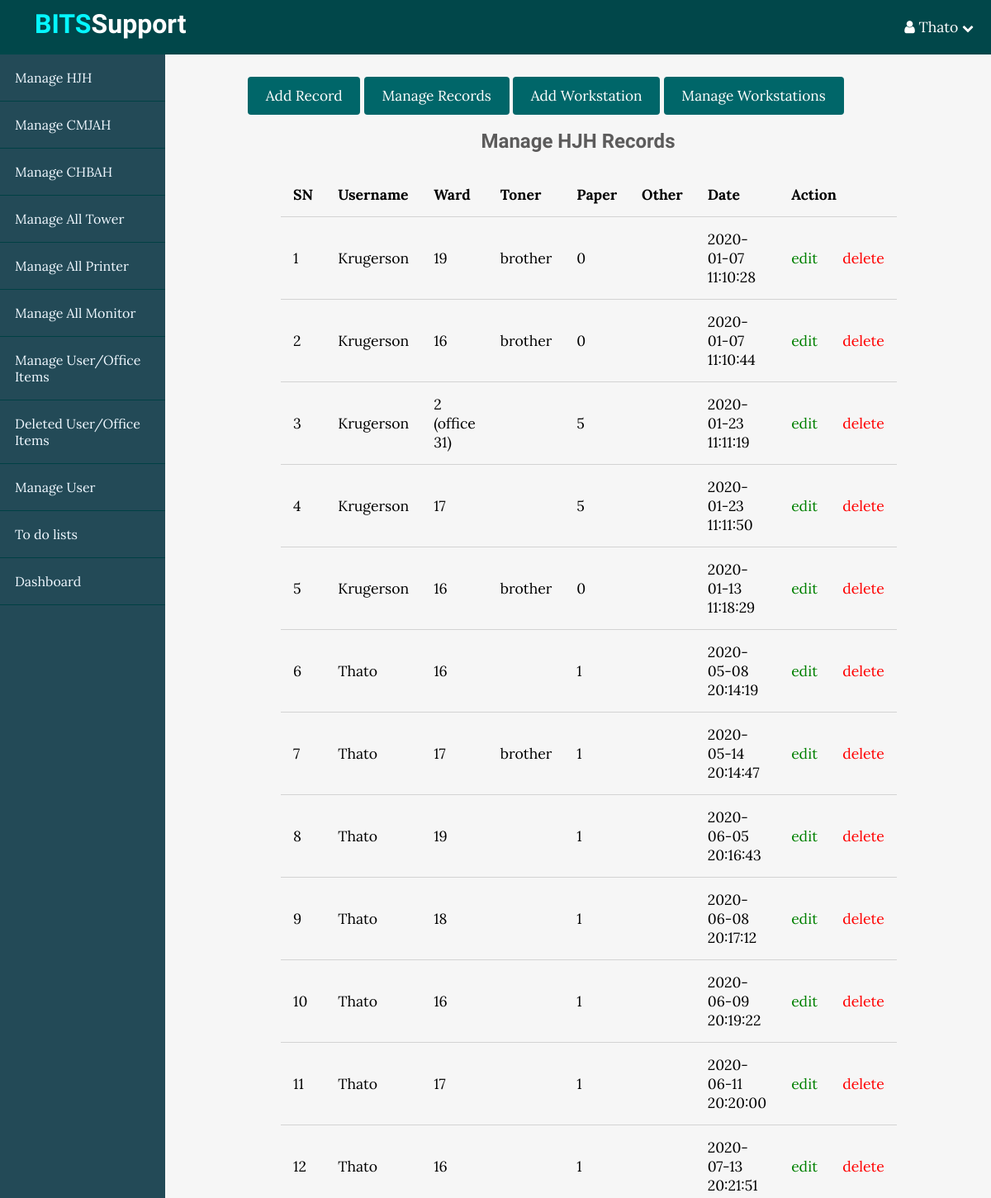
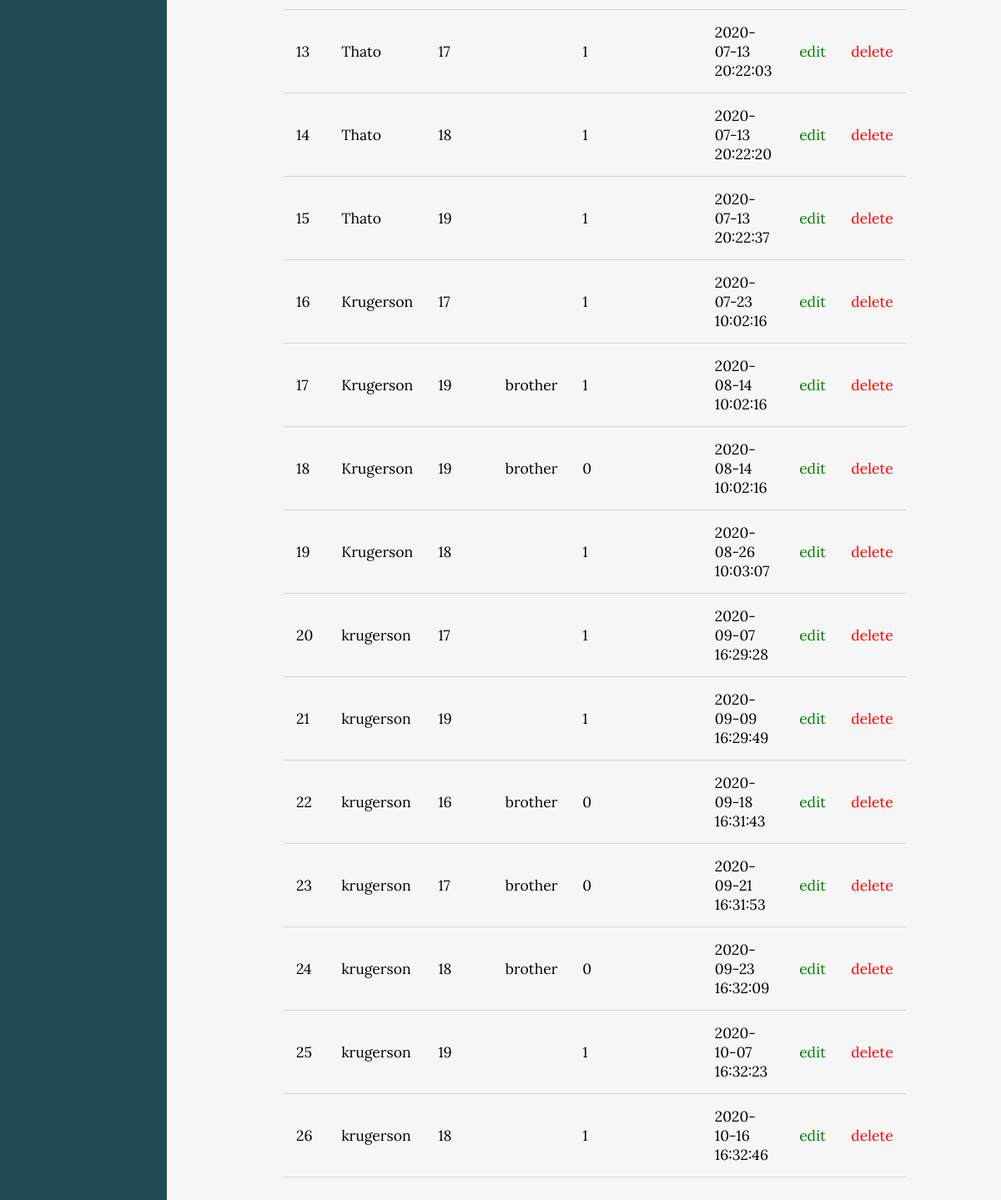
The app's page /BITS/postsIndex.php (signed in) with its own data (2 pictures, top to bottom).
### tables this page shows
CREATE TABLE `hjh` (
  `id` int(11) NOT NULL,
  `username` varchar(255) NOT NULL,
  `ward` varchar(20) NOT NULL,
  `replaced_toner` tinyint(4) NOT NULL,
  `type_of_toner` varchar(11) NOT NULL,
  `issued_paper` tinyint(4) NOT NULL,
  `quality_of_paper` int(11) NOT NULL,
  `other_issue` tinyint(4) NOT NULL,
  `specify_issue` varchar(255) NOT NULL,
  `comments` varchar(255) NOT NULL,
  `created_at` timestamp NOT NULL DEFAULT current_timestamp()
);

### BITS/app/database/db.php (called while the page is built, shortened)
<?php
require("connect.php");
function selectAll($table, $conditions = []){
    global $conn;
    $sql = "SELECT * FROM $table";
    if (empty($conditions)){
        $stmt = $conn->prepare($sql);
        $stmt->execute();
        $records = $stmt->get_result()->fetch_all(MYSQLI_ASSOC);
        return $records;
    }
}

### BITS/app/controllers/support.php (called while the page is built, shortened)
<?php
include(ROOT_PATH . "/app/database/db.php");
$hjh_data = selectAll('hjh');

### BITS/postsIndex.php (the view, shortened to what this page needs)
<?php
include(ROOT_PATH . "/app/controllers/support.php");
?>
<!DOCTYPE html>
<html lang="en">
<head>
    <link rel="stylesheet" href="https://maxcdn.bootstrapcdn.com/font-awesome/4.5.0/css/font-awesome.min.css">
    <link rel="stylesheet" href="assets/css/style.css">
    <link rel="stylesheet" href="assets/css/admin.css">
</head>
<body>
<?php include(ROOT_PATH . "/app/includes/adminHeader.php");?>
<div class="admin-wrapper">
    <?php include(ROOT_PATH . "/app/includes/adminSidebar.php");?>
    <div class="admin-content">
        <div class="button-group">
            <a href="postsCreate.php" class="btn btn-big">Add Record</a>
            <a href="postsIndex.php" class="btn btn-big">Manage Records</a>
            <a href="postsWorkstationCreate.php" class="btn btn-big">Add Workstation</a>
            <a href="hjh_workstations.php" class="btn btn-big">Manage Workstations</a>
        </div>
        <div class="content">
            <h2 class="page-title">Manage HJH Records</h2>
            <table>
                <thead>
                    <th>SN</th>
                    <th>Username</th>
                    <th>Ward</th>
                    <th>Toner</th>
                    <th>Paper</th>
                    <th>Other</th>
                    <th>Date</th>
                    <th colspan="2">Action</th>
                </thead>
                <tbody>
                <?php foreach ($hjh_data as $key => $record): ?>
                    <tr>
                        <td><?php echo $key + 1; ?></td>
                        <td><?php echo $record['username']; ?></td>
                        <td><?php echo $record['ward']; ?></td>
                        <td><?php echo $record['type_of_toner']; ?></td>
                        <td><?php echo $record['quality_of_paper']; ?></td>
                        <td><?php echo $record['specify_issue']; ?></td>
                        <td><?php echo $record['created_at']; ?></td>
                        <td><a href="postsEdit.php?hjh_update_id=<?php echo $record['id']; ?>" class="edit">edit</a></td>
                        <td><a href="postsIndex.php?hjh_delete_id=<?php echo $record['id']; ?>" class="delete">delete</a></td>
                    </tr>
                <?php endforeach; ?>
                </tbody>
            </table>
        </div>
    </div>
</div>
</body>
</html>

### BITS/app/includes/adminHeader.php (shortened to what this page needs)
<header>
    <a class="logo" href="<?php echo BASE_URL . '/index.php' ?> " style="text-decoration: none">
        <h1 class="logo-text"><span>BITS</span>Support</h1>
    </a>
    <ul class="">
        <?php if(isset($_SESSION['username'])): ?>
            <li>
                <a href="#" style="color: white; display: block; padding: 21px; font-size: 1.1em; text-decoration: none">
                    <i class="fa fa-user"></i>
                    <?php echo $_SESSION['username']; ?>
                    <i class="fa fa-chevron-down" style="font-size: 0.8em"></i>
                </a>
            </li>
        <?php endif; ?>
    </ul>
</header>

### BITS/app/includes/adminSidebar.php
<div class="left-sidebar">
    <ul>
        <li><a href="<?php echo BASE_URL . '/postsIndex.php' ?>">Manage HJH</a></li>
        <li><a href="<?php echo BASE_URL . '/usersIndex.php' ?>">Manage CMJAH</a></li>
        <li><a href="<?php echo BASE_URL . '/topicsIndex.php' ?>">Manage CHBAH</a></li>
        <li><a href="<?php echo BASE_URL . '/tower.php' ?>">Manage All Tower</a></li>
        <li><a href="<?php echo BASE_URL . '/printer.php' ?>">Manage All Printer</a></li>
        <li><a href="<?php echo BASE_URL . '/monitor.php' ?>">Manage All Monitor</a></li>
        <li><a href="<?php echo BASE_URL . '/teamIndex.php' ?>">Manage User/Office Items</a></li>
        <li><a href="<?php echo BASE_URL . '/dispute.php' ?>">Deleted User/Office Items</a></li>
        <li><a href="<?php echo BASE_URL . '/users.php' ?>">Manage User</a></li>
        <li><a href="<?php echo BASE_URL . '/todo.php' ?>">To do lists</a></li>
        <li><a href="<?php echo BASE_URL . '/dashboard.php' ?>">Dashboard</a></li>
    </ul>
</div>

### BITS/assets/css/style.css (style rules this page uses)
* { box-sizing: border-box; }
html, body { height: 100%; padding: 0px; margin: 0px; background: #f6f6f6; font-family: 'Lora', Serif; }
h1, h2, h3, h4, h5, h6 { font-family: 'candal',Serif; color: #5c5b5b; margin: 5px; }
a { text-decoration: none; color: inherit; }
.btn { padding: 0.5rem 1rem; background: #006669; color: white; border: 1px solid transparent; border-radius: 0.25rem; font-size: 1.08em; font-family: 'Lora',Serif; }
.btn-big { padding: 0.7rem 1.3rem; line-height: 1.3rem; }
header { background: #008489; height: 66px; }
header * { color: white; }
header .logo { float: left; height: inherit; margin-left: 2em; }
header .logo-text { margin: 10px; font-family: 'candal',Serif; }
header .logo-text span { color: #05f7ff; }
header ul { float: right; padding: 0px; margin: 0px; list-style: none; }
header ul li { float: left; position: relative; }
header ul li a { display: block; padding: 21px; font-size: 1.1em; text-decoration: none; }
.content { width: 90%; margin: 30px auto 30px; }

### BITS/assets/css/admin.css (style rules this page uses)
header { background: #01474a; }
.admin-wrapper { display: flex; height: calc(100% - 66px); }
.admin-wrapper .left-sidebar { flex: 2; height: 100%; background: #234a57; }
.admin-wrapper .left-sidebar ul { list-style: none; margin: 0px; padding: 0px; color: aliceblue; }
.admin-wrapper .left-sidebar ul li a { padding: 18px; display: block; border-bottom: 1px solid #004044; }
.admin-wrapper .admin-content { flex: 8; height: 100%; padding: 40px 100px 100px; overflow-y: scroll; overflow-x: scroll; }
.admin-content .page-title { text-align: center; margin-bottom: 1.5rem; }
table { width: 100%; border-collapse: collapse; font-size: 1.1rem; }
th, td { padding: 15px; text-align: left; border-bottom: 1px solid #d3d3d3; }
.edit { color: green; }
.delete { color: red; }

### records on screen
hjh: username "Krugerson", ward "19", type_of_toner "brother", quality_of_paper "0", created_at "2020-01-07 11:10:28"
hjh: username "Krugerson", ward "16", type_of_toner "brother", quality_of_paper "0", created_at "2020-01-07 11:10:44"
hjh: username "Krugerson", ward "2 (office 31)", quality_of_paper "5", created_at "2020-01-23 11:11:19"
hjh: username "Krugerson", ward "17", quality_of_paper "5", created_at "2020-01-23 11:11:50"
hjh: username "Krugerson", ward "16", type_of_toner "brother", quality_of_paper "0", created_at "2020-01-13 11:18:29"
hjh: username "Thato", ward "16", quality_of_paper "1", created_at "2020-05-08 20:14:19"
hjh: username "Thato", ward "17", type_of_toner "brother", quality_of_paper "1", created_at "2020-05-14 20:14:47"
hjh: username "Thato", ward "19", quality_of_paper "1", created_at "2020-06-05 20:16:43"
hjh: username "Thato", ward "18", quality_of_paper "1", created_at "2020-06-08 20:17:12"
hjh: username "Thato", ward "16", quality_of_paper "1", created_at "2020-06-09 20:19:22"
hjh: username "Thato", ward "17", quality_of_paper "1", created_at "2020-06-11 20:20:00"
hjh: username "Thato", ward "16", quality_of_paper "1", created_at "2020-07-13 20:21:51"
hjh: username "Thato", ward "17", quality_of_paper "1", created_at "2020-07-13 20:22:03"
hjh: username "Thato", ward "18", quality_of_paper "1", created_at "2020-07-13 20:22:20"
hjh: username "Thato", ward "19", quality_of_paper "1", created_at "2020-07-13 20:22:37"
hjh: username "Krugerson", ward "17", quality_of_paper "1", created_at "2020-07-23 10:02:16"
hjh: username "Krugerson", ward "19", type_of_toner "brother", quality_of_paper "1", created_at "2020-08-14 10:02:16"
hjh: username "Krugerson", ward "19", type_of_toner "brother", quality_of_paper "0", created_at "2020-08-14 10:02:16"
hjh: username "Krugerson", ward "18", quality_of_paper "1", created_at "2020-08-26 10:03:07"
hjh: username "krugerson", ward "17", quality_of_paper "1", created_at "2020-09-07 16:29:28"
hjh: username "krugerson", ward "19", quality_of_paper "1", created_at "2020-09-09 16:29:49"
hjh: username "krugerson", ward "16", type_of_toner "brother", quality_of_paper "0", created_at "2020-09-18 16:31:43"
hjh: username "krugerson", ward "17", type_of_toner "brother", quality_of_paper "0", created_at "2020-09-21 16:31:53"
hjh: username "krugerson", ward "18", type_of_toner "brother", quality_of_paper "0", created_at "2020-09-23 16:32:09"
hjh: username "krugerson", ward "19", quality_of_paper "1", created_at "2020-10-07 16:32:23"
hjh: username "krugerson", ward "18", quality_of_paper "1", created_at "2020-10-16 16:32:46"

### other values on screen
$_SESSION['username'] "Thato"
